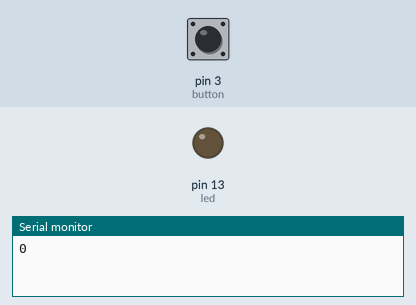
Bench run of a sketch on a simulated Arduino Uno, built with avr-gcc and run on an emulated ATmega328P. Parts: output pins drawn as LEDs (lit = HIGH), the last lines printed to the serial monitor. The inputs (shaded band) are chosen by the test bench; at power-on: pin 3 (button) HIGH.

Above: at 1.2 s.
1.3 s: pin 3 (button) pulled LOW for 0.15 s
At 2.1 s:
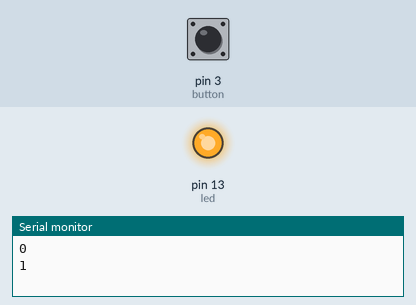
2.9 s: pin 3 (button) pulled LOW for 1 s
At 3.4 s:
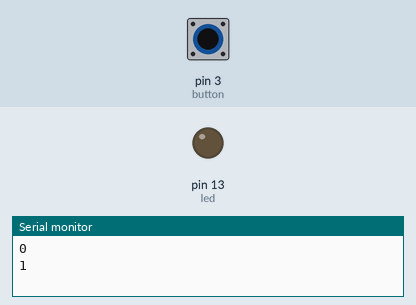
5.4 s: pin 3 (button) pulled LOW for 3.2 s
At 6.5 s:
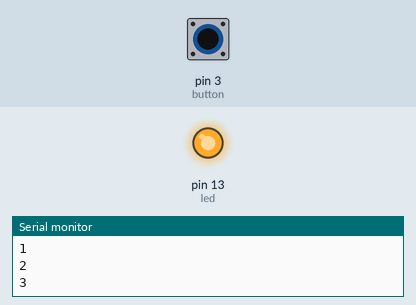
Timing chart, 0 to 8.4 s (numbered marks = the images above; inputs shaded):
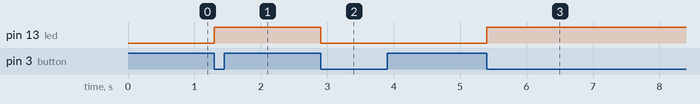

The sketch:

attachInterrupt.ino
```cpp
#define button 3
#define led 13

int contador;
bool led_state = 0;
bool last_state;

void setup() {
  attachInterrupt(digitalPinToInterrupt(3),prende,FALLING);  // Para hacer la interrupción
  pinMode(button,INPUT_PULLUP);
  pinMode(led,OUTPUT);
  Serial.begin(9600);
}

void loop() {
  Serial.println(contador);
  contador++;
  delay(2000);
}

void prende(){
  led_state = !led_state;
  digitalWrite(led,led_state);
}
```

Measured:
- after the input at 1.3 s, pin 13 (led): LOW → HIGH at once
- after the input at 2.9 s, pin 13 (led): HIGH → LOW at once
- after the input at 5.4 s, pin 13 (led): LOW → HIGH at once
